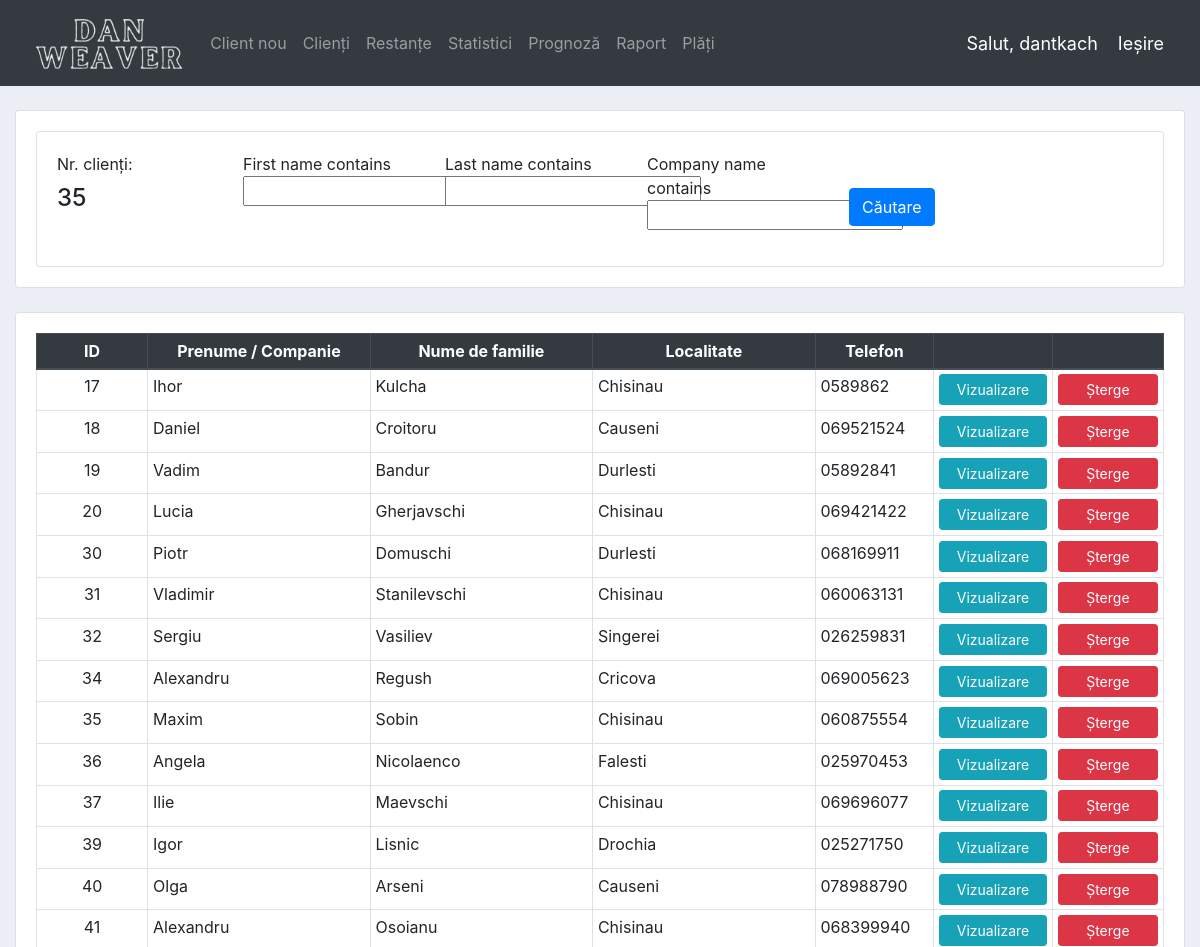
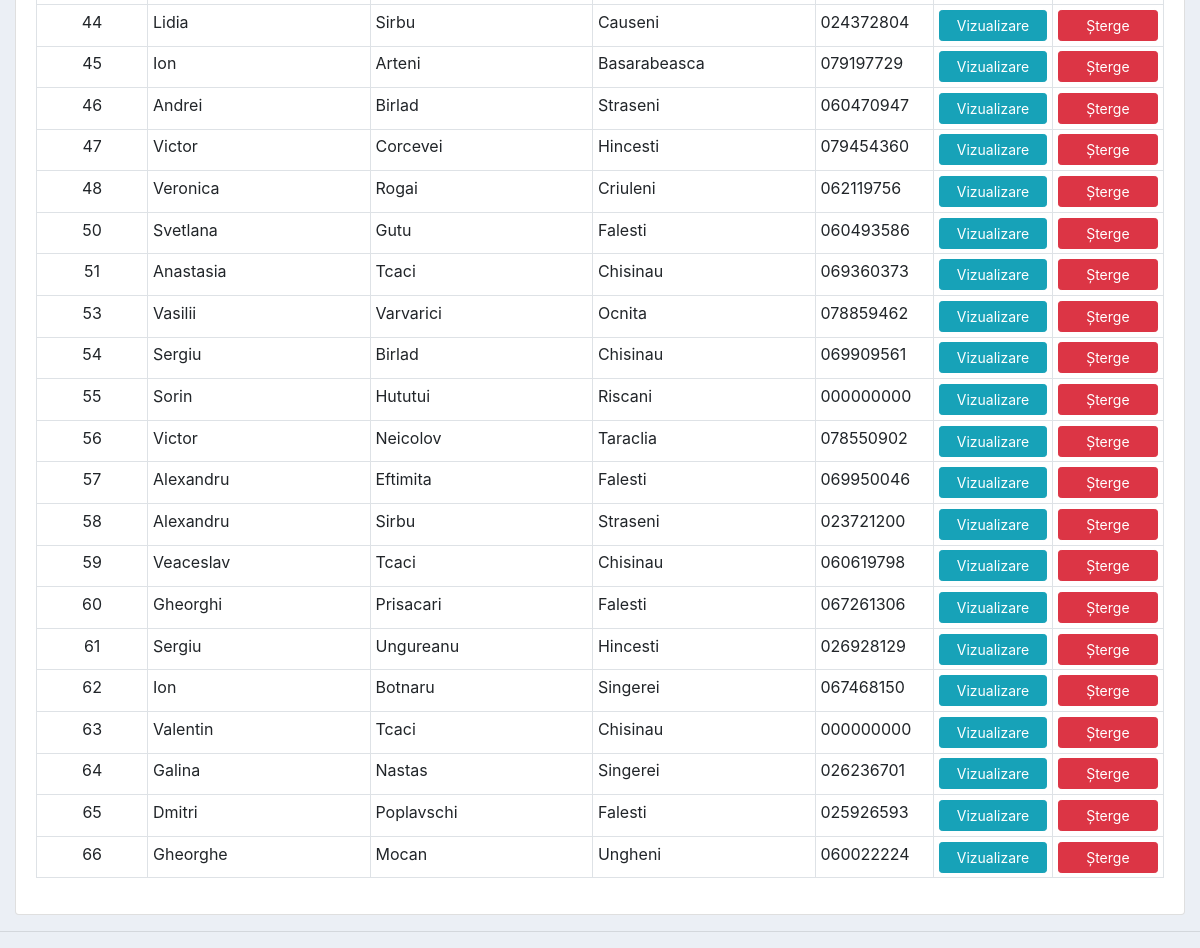
Before: / (signed in) with the older database file (2 pictures, top to bottom).
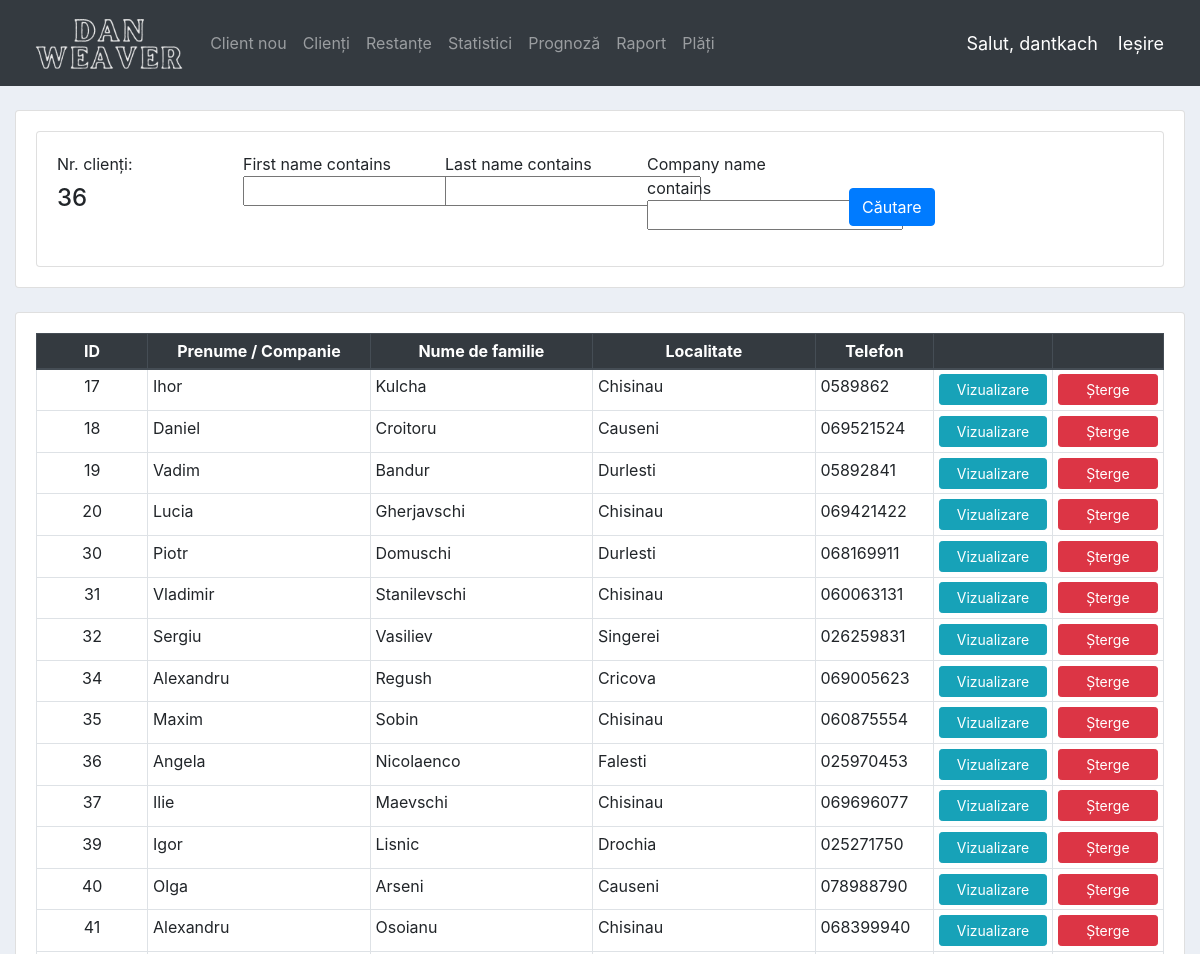
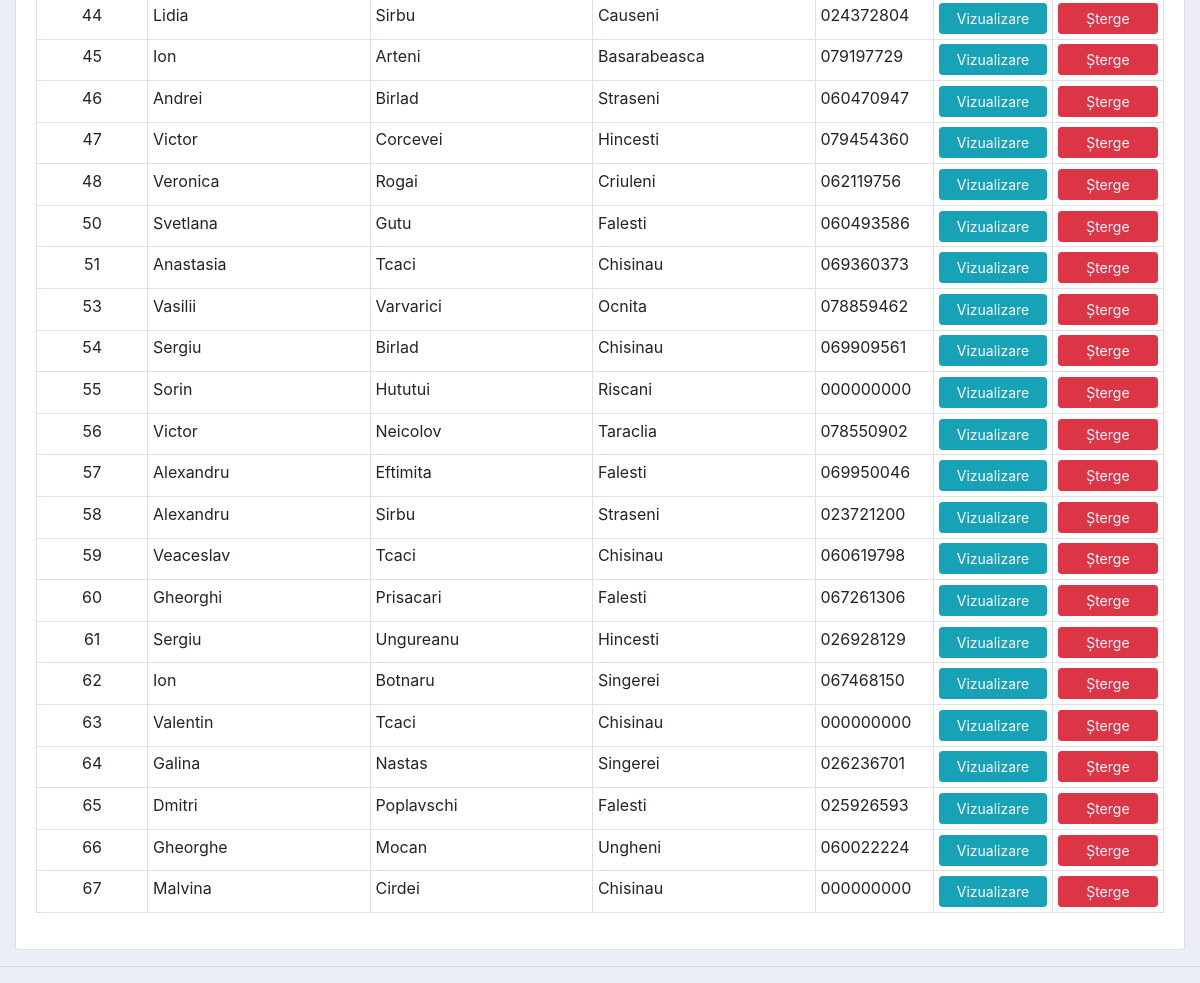
After: the same page with the newer database file (2 pictures, top to bottom).
### accounts/models.py (models this page shows, shortened)
class Client(models.Model):
    PERSON = (
        ('Physical', 'Physical'),
        ('Juridical', 'Juridical')
    )
    GENDER = (
        ('Male', 'Male'),
        ('Female', 'Female')
    )
    company_name = models.CharField(max_length=200, null=True)
    jur_address = models.CharField(max_length=200, null=True, blank=True)
    administrator = models.CharField(max_length=200, null=True, blank=True)
    first_name = models.CharField(max_length=200, null=True, blank=True)
    last_name = models.CharField(max_length=200, null=True, blank=True)
    person = models.CharField(max_length=200, null=True,
                              choices=PERSON, default="Physical")
    gender = models.CharField(max_length=200, null=True,
                              choices=GENDER, default="Male")
    location = models.CharField(max_length=200, null=True, blank=True)
    phone_num = models.CharField(max_length=20, null=True, blank=True)
    idnp = models.CharField(max_length=20, null=True, blank=True)
    id_card_nr = models.CharField(max_length=200, null=True, blank=True)
    id_card_office = models.CharField(max_length=200, null=True, blank=True)
    id_card_date = models.DateField(null=True, blank=True)
    birth_date = models.DateField(null=True, blank=True)
    bank_name = models.CharField(max_length=200, null=True, blank=True)
    bank_code = models.CharField(max_length=200, null=True, blank=True)
    bank_account = models.CharField(max_length=200, null=True, blank=True)
    registration_date = models.DateField(null=True, blank=True)
    registration_nr = models.CharField(max_length=20, null=True, blank=True)

### accounts/decorators.py (the view)
	def wrapper_function(request, *args, **kwargs):
		group = None
		if request.user.groups.exists():
			group = request.user.groups.all()[0].name
		if group == 'customer':
			return redirect('user-page')
		if group == 'admin':
			return view_func(request, *args, **kwargs)

### accounts/views.py (called while the page is built)
@ login_required(login_url='login')
@ admin_only
def home(request):
    clients = Client.objects.all()
    total_clients = clients.count()
    myFilter = ClientFilter(request.GET, queryset=clients)
    clients = myFilter.qs
    context = {'clients': clients,
               'total_clients': total_clients,
               'myFilter': myFilter}
    return render(request, 'accounts/my_dashboard.html', context)

### accounts/templates/accounts/my_dashboard.html
{%  extends 'accounts/my_main.html' %}
{% load widget_tweaks %}
{% block content %}
<br>
<div class="row">
	<div class="col-md">
		<div class="card card-body">
			<div class="row">
				<div class="col">
					<div class="card card-body">
						<form method="get">
							<div class="row">
								<div class="col-sm col-md-2">
									<div class="mb-2">Nr. clienți: </div>
									<h4>{{total_clients}}</h4>
								</div>
								{%for field in myFilter.form %}
								<div class="form-group col-sm col-md-2 mr-3">
									{{ field.label}}
									{{field}}
								</div>
								{% endfor %}
								<div class="col-sm mt-3 align-self-center">
									<button class="btn btn-primary" type="submit">Căutare</button>
								</div>
							</div>
					  	</form>
					</div>
				</div>
			</div>
		</div>
		<br>
			<div class="card card-body">
				<table class="table table-sm table-bordered">
					<thead class="thead-dark text-center">
					<tr>
						<th class="col-1">ID</th>
						<th class="col-2">Prenume / Companie</th>
						<th class="col-2">Nume de familie</th>
						<th class="col-2">Localitate</th>
						<th class="col-1">Telefon</th>
						<th class="col-1"></th>
						<th class="col-1"></th>
					</tr>
					</thead>
					<tbody>
					{% for client in clients %}
						<tr>
							<td class="text-center">{{client.id}}</td>
							{% if client.person == "Physical" %}
								<td>{{client.first_name}}</td>
							{% elif client.person == "Juridical" %}
								<td>{{client.company_name}}</td>
							{% endif %}
							<td>{{client.last_name}}</td>
							<td>{{client.location}}</td>
							<td>{{client.phone_num}}</td>
							<td><a class="btn btn-sm btn-block btn-info" href="{% url 'client' client.id %}">Vizualizare</a></td>
							<td><a class="btn btn-sm btn-block btn-danger" href="{% url 'delete_client' client.id %}">Șterge</a></td>
						</tr>
					{% endfor %}
					</tbody>
				</table>
			</div>
	</div>
</div>
{% endblock %}

### accounts/templates/accounts/my_main.html (shortened to what this page needs)
{% load static %}
{% load humanize %}
<!DOCTYPE html>
<html>
	<head>
		<link rel="stylesheet" href="https://stackpath.bootstrapcdn.com/bootstrap/4.3.1/css/bootstrap.min.css">
		<link rel="stylesheet" type="text/css" href="{% static '/css/main.css' %}">
		<link rel="stylesheet" href="https://cdn.datatables.net/1.13.7/css/jquery.dataTables.css" />
</head>
<body>
	{%  include 'accounts/my_navbar.html' %}
	<div class="container-fluid">
	{% block content %}
	{% endblock %}
    </div>
	<hr>
</body>
</html>

### accounts/templates/accounts/my_navbar.html (shortened to what this page needs)
{% load static %}
<nav class="navbar navbar-expand-lg navbar-dark bg-dark">
 <img src="{% static 'images/logo2.png' %}" height="70">
  <div class="collapse navbar-collapse" id="navbarNav">
    <ul class="navbar-nav">
      {% if request.user.is_staff %}
        <li class="nav-item">
            <a class="nav-link" href="{% url 'createClient' %}">Client nou</a>
        </li>
        <li class="nav-item">
            <a class="nav-link" href="{% url 'home' %}">Clienți</a>
        </li>
        <li class="nav-item">
            <a class="nav-link" href="/arrears/?status=Active">Restanțe</a>
        </li>
        <li class="nav-item">
            <a class="nav-link" href="{% url 'download_statistics' %}">Statistici</a>
        </li>
        <li class="nav-item">
            <a class="nav-link" href="/prognosis/2000-01-01/2000-01-01/Classic/">Prognoză</a>
        </li>
        <li class="nav-item">
            <a class="nav-link" href="/report/{% now "Y-m-d" %}/All/">Raport</a>
        </li>
        <li class="nav-item">
            <a class="nav-link" href="/payments/">Plăți</a>
        </li>
      {% endif %}
    </ul>
  </div>
  <span class="hello-msg">Salut, {{request.user}}</span>
  <span ><a  class="hello-msg" href="{% url 'logout' %}">Ieșire</a></span>
</nav>

### static/css/main.css (style rules this page uses)
body { background-color: #ebeff5; }

### accounts/templates/accounts/my_navbar.html (style rules this page uses)
.hello-msg { font-size: 18px; color: #fff; margin-right: 20px; }

Changed rows visible on the page:
added Client: id "67", first_name "Malvina", last_name "Cirdei", location "Chisinau", phone_num "000000000"
Other visible differences:
{{ total_clients }}: "35" → "36"
